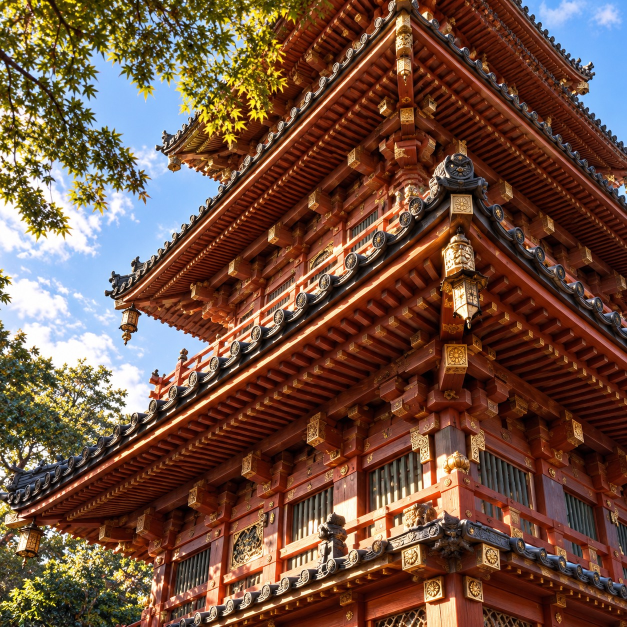
#> input picture references/hd/5-照片-6.jpg, 1254 x 1254 px (shown at 1/2 size)
$ python compose-review.py
#> lines starting #> are read from the running program, lines starting #| are printed output that depends on the picture
from pathlib import Path
import sys,json
from PIL import Image,ImageDraw
ROOT=Path(__file__).resolve().parents[2]
iteration=sys.argv[1] if len(sys.argv)>1 else 'scene05-monumental-tower-v3-r03-native-20261021'
qa=ROOT/'qa/ten-reference/05'/('iteration-'+iteration)
photo=Image.open(ROOT/'references/hd/5-照片-6.jpg').convert('RGB')
#> photo is the input picture: PIL image 1254x1254 RGB; mean R, G, B 111.9, 80.2, 64.1
native=Image.open(qa/'reference.png').convert('RGB')
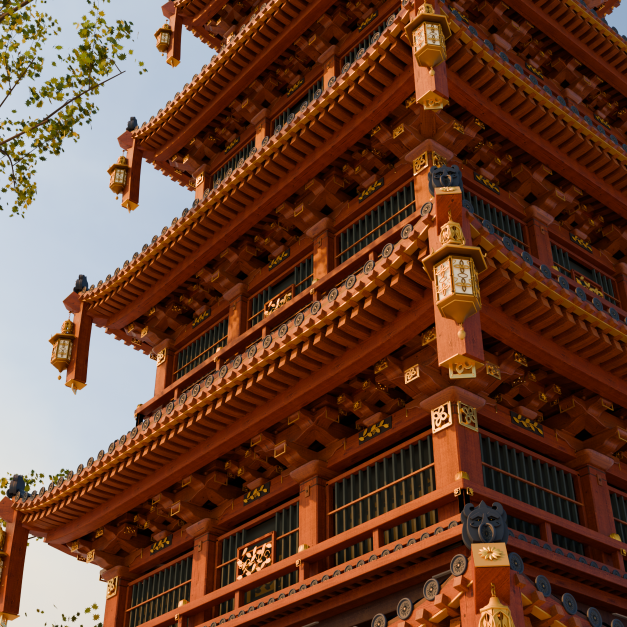
#> input picture qa/ten-reference/05/iteration-cycles-sculpted64/reference.png, 1254 x 1254 px, found by its file name (shown at 1/2 size)
#> native is the input picture: PIL image 1254x1254 RGB; mean R, G, B 104.2, 66.9, 48.4
assert photo.size==native.size==(1254,1254)
board=Image.new('RGB',(2508,1254));board.paste(photo,(0,0));board.paste(native,(1254,0));board.save(qa/'hd05-left-native-right.png')
#> after `board = Image.new('RGB', (2508, 1254))`: board: PIL image 2508x1254 RGB; every value is 0
#> after `board.paste(photo, (0, 0))`:
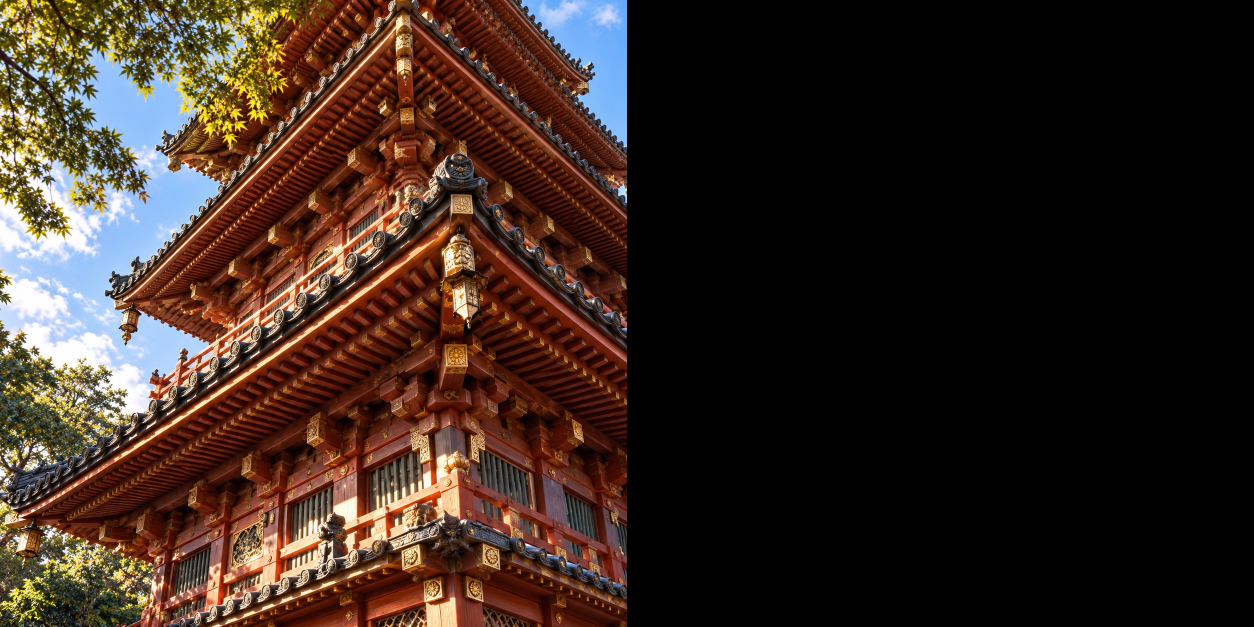
#> board: PIL image 2508x1254 RGB (shown at 1/2 size); mean R, G, B 56, 40.1, 32.1
#> after `board.paste(native, (1254, 0))`:
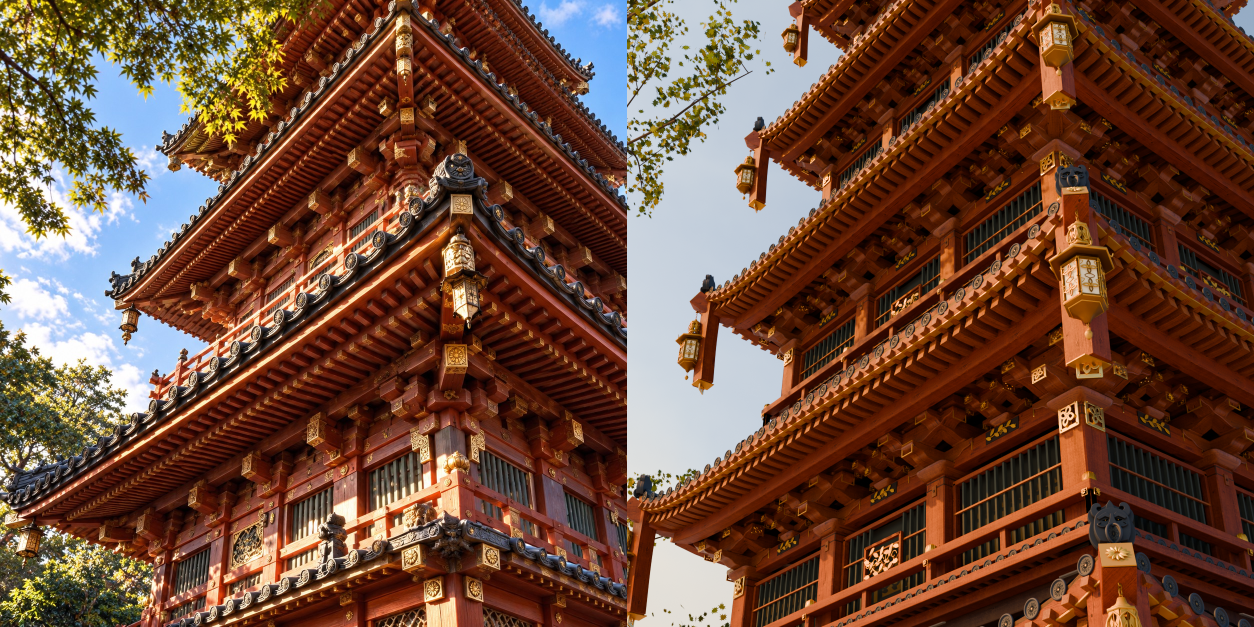
#> board: PIL image 2508x1254 RGB (shown at 1/2 size); mean R, G, B 108.1, 73.5, 56.3
#> (the run stopped early here; a loop or call above may not have finished)
